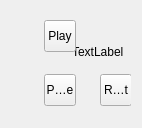
<?xml version="1.0" encoding="UTF-8"?>
<ui version="4.0">
 <class>Overlay</class>
 <widget class="QWidget" name="Overlay">
  <property name="geometry">
   <rect>
    <x>0</x>
    <y>0</y>
    <width>142</width>
    <height>128</height>
   </rect>
  </property>
  <property name="minimumSize">
   <size>
    <width>96</width>
    <height>96</height>
   </size>
  </property>
  <property name="maximumSize">
   <size>
    <width>16384</width>
    <height>16384</height>
   </size>
  </property>
  <property name="windowTitle">
   <string>Form</string>
  </property>
  <layout class="QGridLayout" name="gridLayout_2">
   <item row="0" column="0">
    <spacer name="horizontalSpacer_2">
     <property name="orientation">
      <enum>Qt::Horizontal</enum>
     </property>
     <property name="sizeHint" stdset="0">
      <size>
       <width>31</width>
       <height>20</height>
      </size>
     </property>
    </spacer>
   </item>
   <item row="0" column="1">
    <widget class="QWidget" name="widget" native="true">
     <property name="minimumSize">
      <size>
       <width>96</width>
       <height>96</height>
      </size>
     </property>
     <property name="maximumSize">
      <size>
       <width>96</width>
       <height>96</height>
      </size>
     </property>
     <layout class="QGridLayout" name="gridLayout">
      <item row="0" column="1" rowspan="2" colspan="2">
       <widget class="QLabel" name="statusLabel">
        <property name="minimumSize">
         <size>
          <width>64</width>
          <height>64</height>
         </size>
        </property>
        <property name="maximumSize">
         <size>
          <width>64</width>
          <height>64</height>
         </size>
        </property>
        <property name="text">
         <string>TextLabel</string>
        </property>
       </widget>
      </item>
      <item row="1" column="0">
       <spacer name="verticalSpacer">
        <property name="orientation">
         <enum>Qt::Vertical</enum>
        </property>
        <property name="sizeHint" stdset="0">
         <size>
          <width>13</width>
          <height>24</height>
         </size>
        </property>
       </spacer>
      </item>
      <item row="2" column="1">
       <spacer name="horizontalSpacer">
        <property name="orientation">
         <enum>Qt::Horizontal</enum>
        </property>
        <property name="sizeHint" stdset="0">
         <size>
          <width>24</width>
          <height>13</height>
         </size>
        </property>
       </spacer>
      </item>
      <item row="2" column="0">
       <widget class="QToolButton" name="pauseButton">
        <property name="minimumSize">
         <size>
          <width>32</width>
          <height>32</height>
         </size>
        </property>
        <property name="maximumSize">
         <size>
          <width>32</width>
          <height>32</height>
         </size>
        </property>
        <property name="text">
         <string>Pause</string>
        </property>
       </widget>
      </item>
      <item row="0" column="0">
       <widget class="QToolButton" name="playButton">
        <property name="minimumSize">
         <size>
          <width>32</width>
          <height>32</height>
         </size>
        </property>
        <property name="maximumSize">
         <size>
          <width>32</width>
          <height>32</height>
         </size>
        </property>
        <property name="text">
         <string>Play</string>
        </property>
       </widget>
      </item>
      <item row="2" column="2">
       <widget class="QToolButton" name="resetButton">
        <property name="minimumSize">
         <size>
          <width>32</width>
          <height>32</height>
         </size>
        </property>
        <property name="maximumSize">
         <size>
          <width>32</width>
          <height>32</height>
         </size>
        </property>
        <property name="text">
         <string>Reset</string>
        </property>
       </widget>
      </item>
     </layout>
    </widget>
   </item>
   <item row="1" column="1">
    <spacer name="verticalSpacer_2">
     <property name="orientation">
      <enum>Qt::Vertical</enum>
     </property>
     <property name="sizeHint" stdset="0">
      <size>
       <width>20</width>
       <height>17</height>
      </size>
     </property>
    </spacer>
   </item>
  </layout>
 </widget>
 <resources/>
 <connections/>
</ui>
